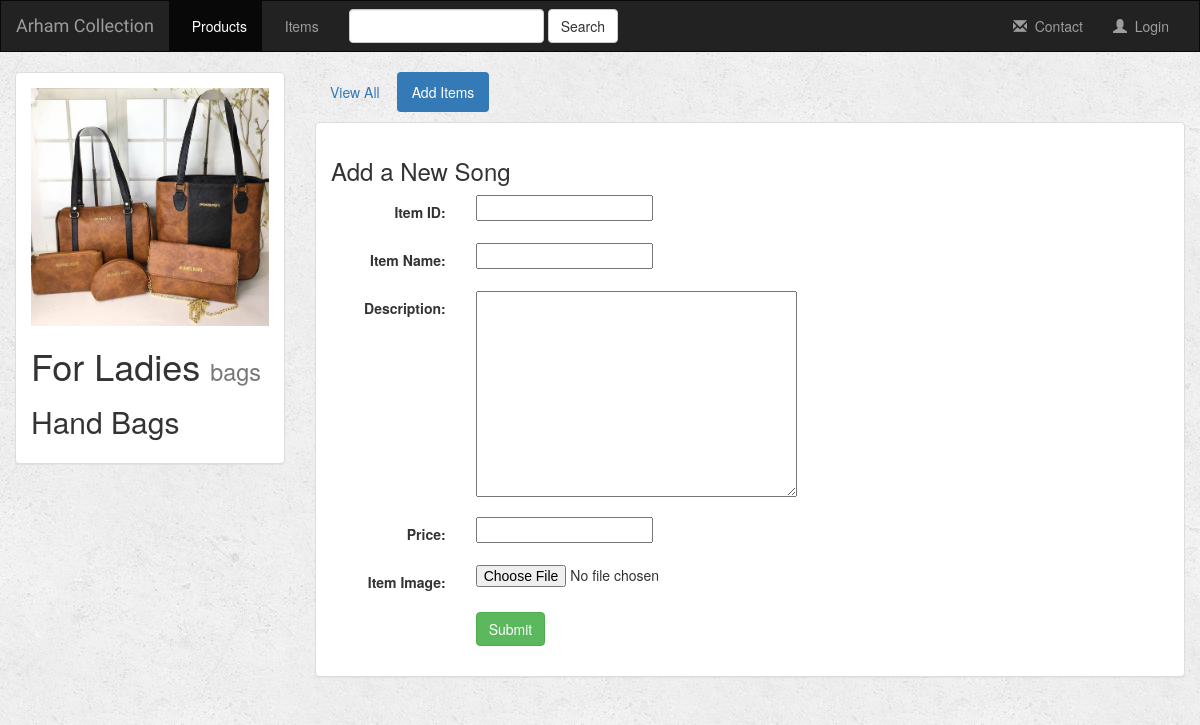
The app's page /music/73/create_song/ with its own data.
### music/models.py (models this page shows)
class Album(models.Model):
    user = models.ForeignKey(User, default=1)
    artist = models.CharField(max_length=250)
    album_title = models.CharField(max_length=500)
    genre = models.CharField(max_length=100)
    album_logo = models.FileField()
    is_favorite = models.BooleanField(default=False)
    def __str__(self):
        return self.album_title + ' - ' + self.artist + ' - ' + self.genre

### music/views.py (the view, shortened to what this page needs)
# urls.py: url(r'^(?P<album_id>[0-9]+)/create_song/$', views.create_song, name='create_song'),
def create_song(request, album_id):
    form = SongForm(request.POST or None, request.FILES or None)
    album = get_object_or_404(Album, pk=album_id)
    context = {
        'album': album,
        'form': form,
    }
    return render(request, 'music/create_song.html', context)

### music/forms.py
class SongForm(forms.ModelForm):
    class Meta:
        model = Song
        fields = ['song_number','song_title', 'song_desc','song_price','audio_file']
        labels = {
            'song_number': 'Item ID',
            'song_title' : 'Item Name',
            'song_desc' : 'Description',
            'song_price': 'Price',
            'audio_file' : 'Item Image'
        }

### music/templates/music/create_song.html (shortened to what this page needs)
{% extends 'music/base.html' %}
{% block albums_active %}active{% endblock %}
{% block body %}
<div class="container-fluid">
    <div class="row">
        <div class="col-sm-4 col-md-3">
            <div class="panel panel-default">
                <div class="panel-body">
                        <a href="{% url 'music:detail' album.id %}">
                            {% if album.album_logo %}
                                <img src="{{ album.album_logo.url }}" class="img-responsive">
                            {% else %}
                                <h3>No image to display</h3>
                            {% endif %}
                        </a>
                    <h1>{{ album.album_title }} <small>{{ album.genre }}</small></h1>
                    <h2>{{ album.artist }}</h2>
                </div>
            </div>
        </div>
        <div class="col-sm-8 col-md-9">
            <ul class="nav nav-pills" style="margin-bottom: 10px;">
                <li role="presentation"><a href="{% url 'music:detail' album.id %}">View All</a></li>
                <li role="presentation" class="active"><a href="{% url 'music:create_song' album.id %}">Add Items</a></li>
            </ul>
            <div class="panel panel-default">
                <div class="panel-body">
                    <h3>Add a New Song</h3>
                    <form class="form-horizontal" role="form" action="" method="post" enctype="multipart/form-data">
                        {% include 'music/form_template.html' %}
                        <div class="form-group">
                            <div class="col-sm-offset-2 col-sm-10">
                                <button type="submit" class="btn btn-success">Submit</button>
                            </div>
                        </div>
                    </form>
                </div>
            </div>
        </div>
    </div>
</div>
{% endblock %}

### music/static/music/style.css (style rules this page uses)
body { background: white url("images/background.png"); }

### records on screen
Album: album_logo (picture), album_title "For Ladies", genre "bags", artist "Hand Bags"

### other values on screen
{{ field.label_tag }} "Item ID:" "Item Name:" "Description:" "Price:" "Item Image:"
